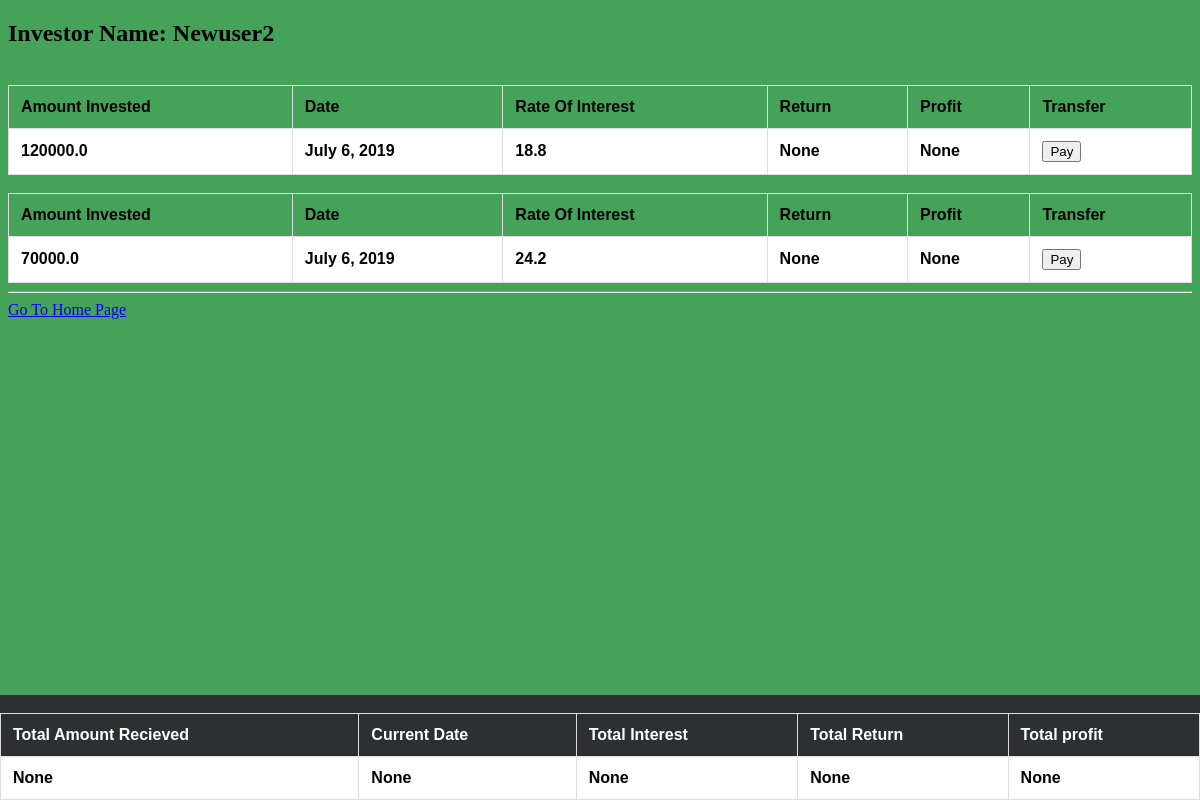
/records/3/, run on the app's committed database.
### investors/models.py (models this page shows)
class Investor(models.Model):
    name = models.CharField(max_length=99)
    user = models.ForeignKey(User, on_delete=models.CASCADE)
    def __str__(self):
        return self.name

class Investment(models.Model):
    amount = models.FloatField(blank=False)
    rate = models.FloatField(blank=False)
    timestamp = models.DateField(default=datetime.now)
    investor = models.ForeignKey(Investor, on_delete=models.CASCADE)
    def __str__(self):
        return str(self.investor)

### company/views.py (the view)
# urls.py: path('records/<int:id>/', views.RecordView, name='records'),
def RecordView(request,id):
    print ("id :",id)
    all_investor = Investor.objects.all()
    total_investment=Investment.objects.filter(investor=id)
    print("all_investor :",all_investor)
    print("total_investment :",total_investment)
    investor_id = Investor.objects.get(id=id)
    print("investor_id :",investor_id)
    investor_name = investor_id.name
    print("investor_name :",investor_name)
    try:
        investor_id = request.GET.get('investor_id')
        investor_id = int(investor_id)
        investment = Investment.objects.filter(pk=investor_id)
    except:
        pass
    context = {
        'all_investor':all_investor,
        'total_investment':total_investment,
        'investor_name':investor_name
    }
    return render(request, 'company/record.html', context)

### company/templates/company/record.html (shortened to what this page needs)
{% extends  'investors/inventorybase.html' %}
{% block content %}
            <h2>Investor Name: {{ investor_name }}</h2>
            {% for investment in total_investment %}
            <table>
              <tr>
                <th>Amount Invested</th>
                <th>Date</th>
                <th>Rate Of Interest</th>
                <th>Return</th>
                <th>Profit</th>
                <th>Transfer</th>
              </tr>
             <tr>
               <th>{{ investment.amount }}</th>
               <th>{{ investment.timestamp }}</th>
               <th>{{ investment.rate }}</th>
               <th>None</th>
               <th>None</th>
              <th><button href='#'>Pay</button></th>
             </tr>
             <br>
            </table>
              {% endfor %}
{% endblock content %}

### company/static/css/style.css (style rules this page uses)
body { background-color: #45a359; }

### investors/templates/investors/inventorybase.html (style rules this page uses)
table { font-family: arial, sans-serif; border-collapse: collapse; width: 100%; }
td, th { border: 1px solid #dddddd; text-align: left; padding: 12px; }
tr:nth-child(even) { background-color: white; color: black; }

### data on the page
Investor: name "Newuser2"
Investment: amount "120000.0", timestamp "July 6, 2019", rate "18.8"
Investment: amount "70000.0", timestamp "July 6, 2019", rate "24.2"
